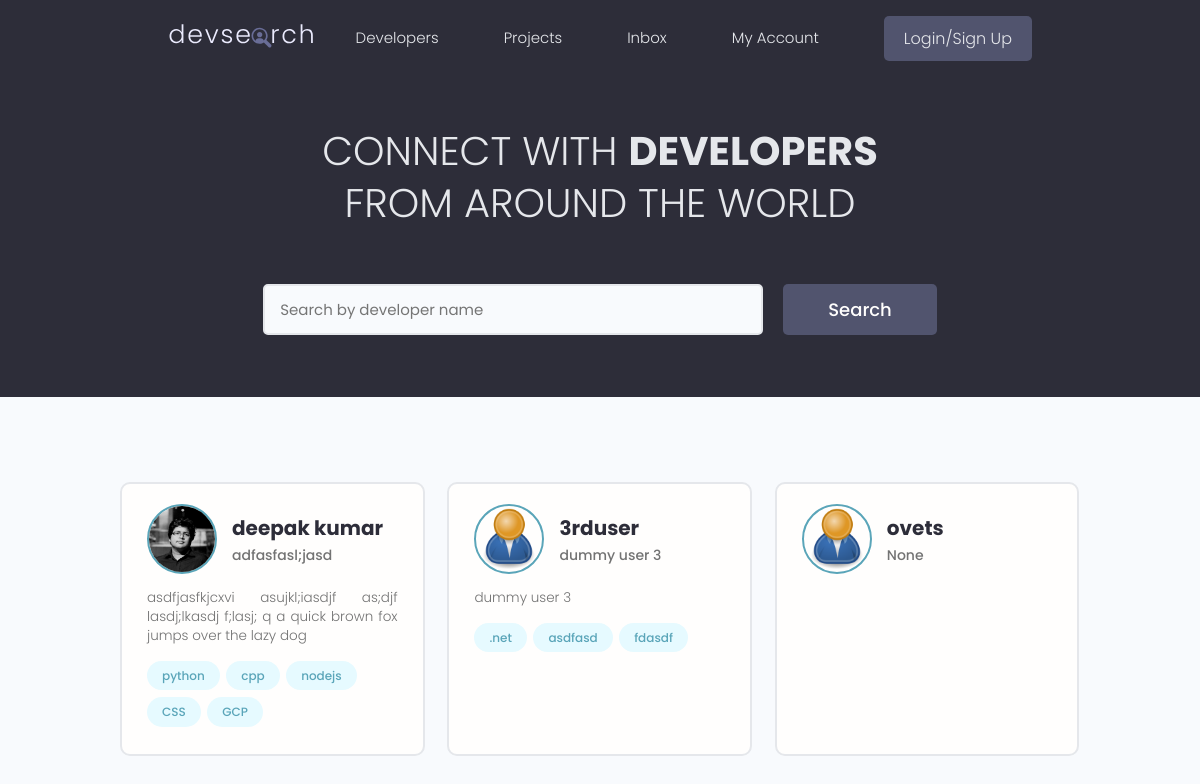
/, run on an earlier commit of the app's database.
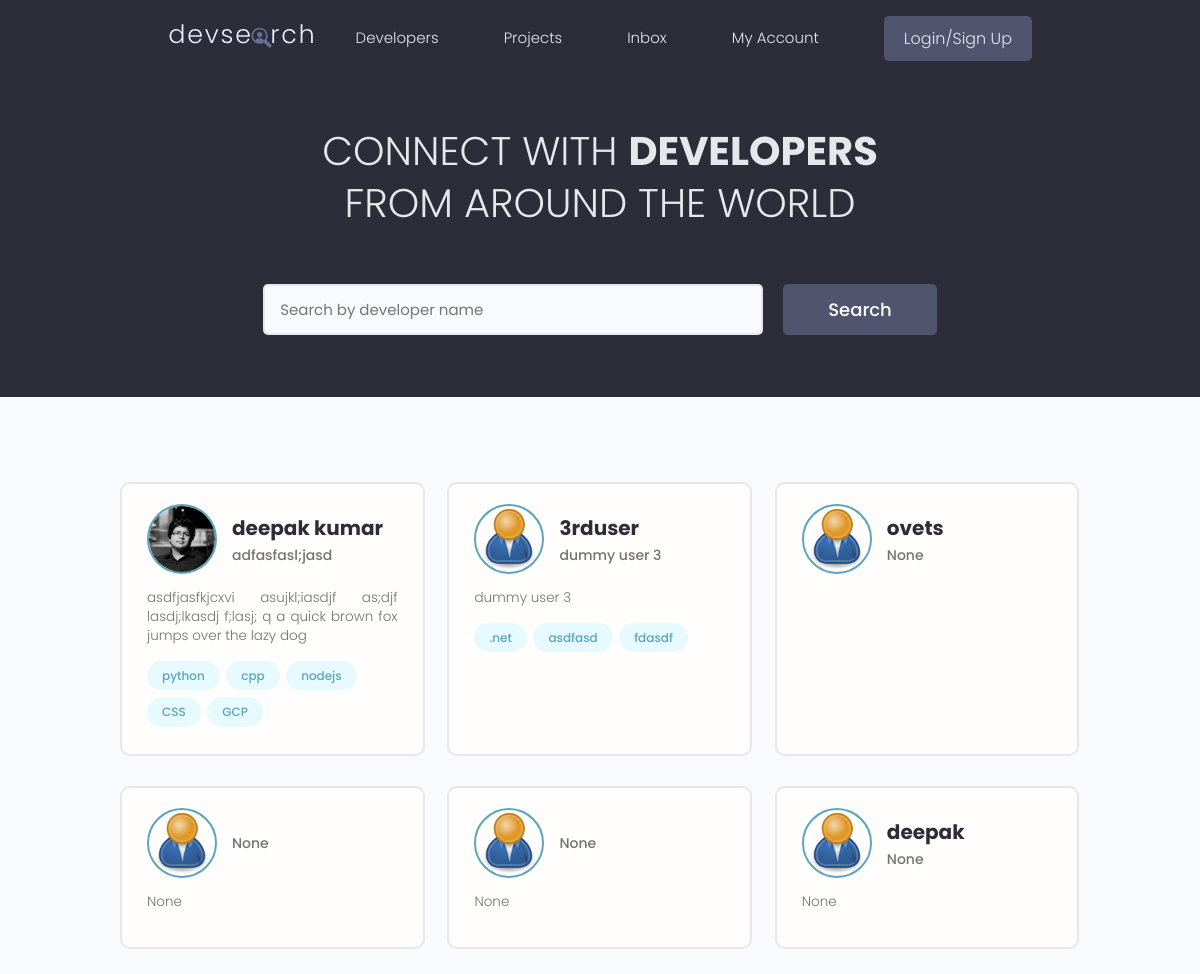
And on a later commit of the database.
### users/models.py (models this page shows, shortened)
class Profile(models.Model):
    user = models.OneToOneField(User, on_delete=models.CASCADE,null=True, blank=True)
    name = models.CharField(max_length=200, blank=True, null=True)
    email = models.EmailField(max_length=500, blank=True, null=True)
    username = models.CharField(max_length=200, blank=True, null=True)
    location = models.CharField(max_length=200, blank=True, null=True)
    short_intro = models.CharField(max_length=200, blank=True, null=True)
    bio = models.TextField(blank=True, null=True)
    profile_image = models.ImageField(null=True, blank=True, upload_to='profiles/', default="profiles/user-default.png")
    social_github = models.CharField(max_length=200, blank=True, null=True)
    social_twitter = models.CharField(max_length=200, blank=True, null=True)
    social_linkedin = models.CharField(max_length=200, blank=True, null=True)
    social_youtube = models.CharField(max_length=200, blank=True, null=True)
    social_website = models.CharField(max_length=200, blank=True, null=True)
    created = models.DateTimeField(auto_now_add=True)
    id = models.UUIDField(default=uuid.uuid4, unique=True, primary_key=True, editable=False)

class Skill(models.Model):
    owner = models.ForeignKey(Profile, on_delete=models.CASCADE, null=True, blank=True)
    name = models.CharField(max_length=200, blank=True, null=True)
    description = models.TextField(null=True, blank=True)
    created = models.DateTimeField(auto_now_add=True)
    id = models.UUIDField(default=uuid.uuid4, unique=True, primary_key=True, editable=False)
    def __str__(self) -> str:
        return str(self.name)

### users/views.py (the view)
# urls.py: path('', views.profiles, name="profiles"),
def profiles(request):
    profiles = Profile.objects.all()
    context = {'profiles':profiles}
    return render(request, 'users/profiles.html', context)

### users/templates/users/profiles.html (shortened to what this page needs)
{% extends 'main.html' %}
{% block content %}
<main class="home">
    <section class="hero-section text-center">
        <div class="container container--narrow">
            <div class="hero-section__box">
                <h2>CONNECT WITH <span>DEVELOPERS</span></h2>
                <h2>FROM AROUND THE WORLD</h2>
            </div>
            <div class="hero-section__search">
                <form class="form" action="#" method="get">
                    <div class="form__field">
                        <input class="input input--text" id="formInput#search" type="text" name="text"
                        placeholder="Search by developer name" />
                    </div>
                    <input class="btn btn--sub btn--lg" type="submit" value="Search" />
                </form>
            </div>
        </div>
    </section>
    <section class="devlist">
        <div class="container">
            <div class="grid grid--three">
                {% for profile in profiles %}
                <div class="column card">
                    <div class="dev">
                        <a href="{% url 'user-profile' profile.id %}" class="card__body">
                            <div class="dev__profile">
                                <img class="avatar avatar--md" src="{{ profile.profile_image.url }}" alt="image" />
                                <div class="dev__meta">
                                    <h3>{{ profile.name }}</h3>
                                    <h5>{{ profile.short_intro|slice:"60" }}</h5>
                                </div>
                            </div>
                            <p class="dev__info">{{ profile.bio|slice:"150" }}</p>
                            <div class="dev__skills">
                                {% for skill in profile.skill_set.all|slice:"5" %}
                                <span class="tag tag--pill tag--main">
                                    <small>{{ skill }}</small>
                                </span>
                                {% endfor %}
                            </div>
                        </a>
                    </div>
                </div>
                {% endfor %}
            </div>
        </div>
    </section>
</main>
{% endblock content %}

### templates/main.html (shortened to what this page needs)
<!DOCTYPE html>
{% load static %}
<html lang="en">
<head>
    <link rel="stylesheet" href="https://cdn.iconmonstr.com/1.3.0/css/iconmonstr-iconic-font.min.css" />
    <link rel="stylesheet" href="{% static 'uikit/styles/uikit.css' %}" />
    <link rel="stylesheet" href="{% static 'styles/app.css' %}" />
</head>
<body>
    {% include 'navbar.html'%}
    {% block content %}
    {% endblock content %}
</body>
</html>

### templates/navbar.html (shortened to what this page needs)
<!DOCTYPE html>
{% load static %}
<header class="header">
    <div class="container container--narrow">
      <a href="{% url 'profiles' %}" class="header__logo">
        <img src="{% static 'images/logo.svg' %}" alt="DevSearch Logo" />
      </a>
      <nav class="header__nav">
        <ul class="header__menu">
          <li class="header__menuItem"><a href="{% url 'profiles' %}">Developers</a></li>
          <li class="header__menuItem"><a href="{% url 'projects' %}">Projects</a></li>
          <li class="header__menuItem"><a href="">Inbox</a></li>
          <li class="header__menuItem"><a href="">My Account</a></li>
          {% if request.user.is_authenticated %}
          <li class="header__menuItem"><a href="{% url 'account' %}" class="btn btn--sub">Account</a></li>
          <li class="header__menuItem"><a href="{% url 'logout' %}" class="btn btn--sub">Logout</a></li>
          {% else %}
          <li class="header__menuItem"><a href="{% url 'login' %}" class="btn btn--sub">Login/Sign Up</a></li>
          {% endif %}
        </ul>
      </nav>
    </div>
  </header>

### static/styles/app.css (style rules this page uses)
:root { --color-sub: #2d2d39; }
.btn--sub { background-color: var(--color-sub-light); }
.card { border: 2px solid var(--color-light); }
img { width: 100%; }
.header { position: sticky; z-index: 111; background-color: var(--color-sub); padding: 1.5rem 0; }
.header > .container { display: flex; justify-content: space-between; align-items: center; }
.header__logo > img { height: 3.8rem; }
.header__nav > ul { display: inline-flex; align-items: center; list-style: none; gap: 6.5rem; }
.header__menuItem > a { color: var(--color-light); font-weight: 300; }
.hero-section { height: 40vh; display: flex; align-items: center; background-color: var(--color-sub); }
.hero-section__box { margin-bottom: 4rem; }
.hero-section__box > h2, .hero-section__box > h2 > span { font-size: 4rem; color: var(--color-light); line-height: 1.3; text-transform: uppercase; }
.hero-section__box > h2 { font-weight: 300; }
.hero-section__box > h2 > span { font-weight: 700; }
.hero-section__search > .form { display: flex; align-items: center; justify-content: center; gap: 2rem; }
.hero-section__search > .form input.input--text { width: 50rem; }
.devlist { margin-top: 8rem; }
.devlist .grid { align-items: stretch; }
.devlist .dev .dev__profile { display: flex; align-items: center; gap: 1.5rem; }
.devlist .dev .dev__meta h3 { color: var(--color-sub); font-size: 2rem; font-weight: 700; }
.devlist .dev .dev__meta h5 { color: var(--color-text); font-size: 1.4rem; font-weight: 500; }
.devlist .dev .dev__info { margin: 1.5rem 0; font-size: 1.35rem; line-height: 1.4; text-align: justify; }

### static/uikit/styles/modules/_variables.css (style rules this page uses)
:root { --color-main: #5aa5b9; --color-main-light: #e6faff; --color-sub: #3f4156; --color-sub-light: #51546e; --color-sub-lighter: #ededfd; --color-text: #737373; --color-gray: #8b8b8b; --color-light: #e5e7eb; --color-light-gray: #767676; --color-bg: #f8fafd; --color-white: #fffefd; --color-white-light: #f3f3f3; --color-success: #359e64; --color-success-bg: #def8e8; --color-error: #fc4b0b; --color-error-bg: #fff2ee; --font-base: 'Poppins', arial, helvetica, 'Segoe UI', roboto, ubuntu, sans-serif; --font-monospace: 'Fira Code', 'Courier New', courier, monospace; --font-regular: 300; --font-medium: 500; --font-bold: 700; --generic-shadow: 1px 1px 5px #00000010; --generic-transition: all 0.3s ease-in-out; }

### static/uikit/styles/modules/_base.css (style rules this page uses)
* { margin: 0; padding: 0; box-sizing: border-box; text-rendering: optimizeLegibility; color: inherit; font-size: inherit; }
html { font-size: 50%; }
@media only screen and (min-width: 480px) { html { font-size: 56.25%; } }
@media only screen and (min-width: 1200px) { html { font-size: 62.5%; } }
body { line-height: 1.6; font-weight: 400; font-size: 1.5rem; color: var(--color-text); background-color: var(--color-bg); min-height: 100vh; }

### static/uikit/styles/modules/_typography.css (style rules this page uses)
* { font-family: var(--font-base); }
h2 { font-size: 3.6rem; font-weight: var(--font-bold); }
h3 { font-size: 3.2rem; font-weight: var(--font-medium); }
h5 { font-size: 2.4rem; font-weight: var(--font-medium); }
h5, h6 { font-weight: var(--font-regular); }
p, span, strong { font-size: 1.6rem; color: var(--color-text); font-weight: var(--font-regular); }
a { padding-bottom: 2px; text-decoration: none; display: inline-block; color: var(--color-main); font-weight: var(--font-medium); }

### static/uikit/styles/modules/_utilities.css (style rules this page uses)
.container { width: 92%; max-width: 165rem; margin: 0 auto; box-sizing: border-box; }
.container--narrow { width: 92%; max-width: 120rem; }
@media screen and (min-width: 1000px) { .container { width: 90%; } }
@media screen and (min-width: 1000px) { .container--narrow { width: 85%; } }
@media screen and (min-width: 1200px) { .container { width: 80%; } }
@media screen and (min-width: 1200px) { .container--narrow { width: 72%; } }
.text-center { text-align: center; }

### static/uikit/styles/modules/_avatar.css (style rules this page uses)
.avatar { border-radius: 50%; border: 2px solid var(--color-main); object-fit: cover; }
.avatar--md { height: 7rem; width: 7rem; }

### static/uikit/styles/modules/_button.css (style rules this page uses)
.btn { display: inline-block; position: relative; cursor: pointer; background-color: var(--color-light); font-weight: var(--font-medium); color: var(--color-sub); text-decoration: none; padding: 1rem 2rem; border-radius: 0.5rem; border: none; width: -webkit-fit-content; width: -moz-fit-content; width: fit-content; height: -webkit-fit-content; height: -moz-fit-content; height: fit-content; font-size: 1.6rem; outline-width: 0; outline-color: transparent; -webkit-backface-visibility: hidden; backface-visibility: hidden; transition: all 0.3s ease-in-out; }
.btn--sub { background-color: var(--color-sub); color: var(--color-white); }
.btn--lg { font-size: 1.8rem; padding: 1.2rem 4.5rem; }

What changed in the data, as far as the page shows it:
added Profile: profile_image (placeholder picture), short_intro "None", bio "None"
added Profile: profile_image (placeholder picture), short_intro "None", bio "None"
added Profile: profile_image (placeholder picture), name "deepak", short_intro "None", bio "None"
